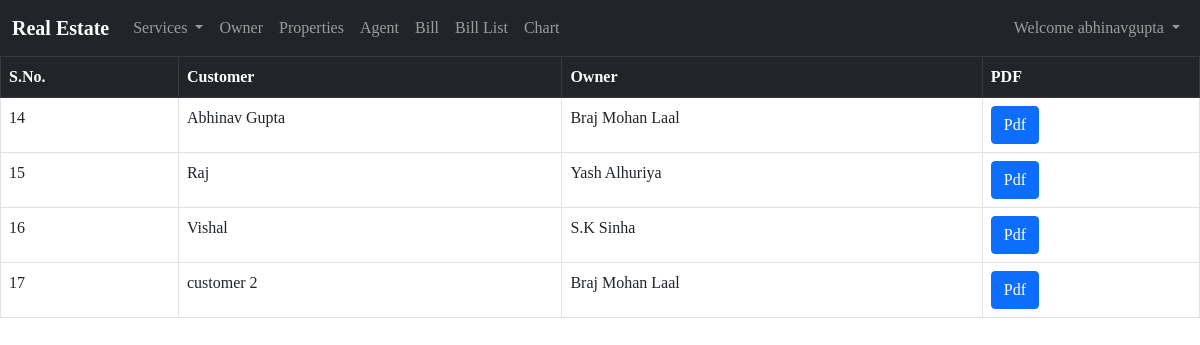
The page /bills_list (signed in) on the database its author committed.
### Home/models.py (models this page shows, shortened)
class Bill(models.Model):
    customer=models.ForeignKey(Customer,on_delete=models.CASCADE)
    property=models.ForeignKey(Property,on_delete=models.CASCADE)
    owner=models.ForeignKey(Owner,on_delete=models.CASCADE)
    amount=models.IntegerField()
    date=models.DateTimeField(default=datetime.now())

class Customer(models.Model):
    name=models.CharField(max_length=100)
    email=models.EmailField(max_length=50,unique = True)
    contact=models.IntegerField()
    address=models.TextField()
    image=models.ImageField(upload_to="media/%Y/%m/%d",null=True,blank=True)
    registration=models.ForeignKey(Registration,on_delete=models.CASCADE,null=True,blank=True)
    def __str__(self):
        return self.name

class Owner(models.Model):
    name=models.CharField(max_length=100)
    email=models.EmailField(max_length=50)
    username=models.CharField(max_length=50,unique = True)
    contact=models.IntegerField()
    password=models.CharField(max_length=50)
    def __str__(self):
        return self.name

### Home/views.py (the view)
# urls.py: path("bills_list",views.BillListView.as_view(),name='bill-list-view'),
class BillListView(ListView):
    model=Bill
    template_name='bill/bill_list.html'

### Home/templates/bill/bill_list.html (shortened to what this page needs)
{% extends 'base.html' %}
{% block body %}
<table class="table table-bordered">
  <thead>
    <tr class="table table-dark">
      <th scope="col">S.No.</th>
      <th scope="col">Customer</th>
      <th scope="col">Owner</th>
      <th scope="col">PDF</th>
    </tr>
  </thead>
  <tbody>
    {% for bill in object_list %}
    <tr>
      <td>{{bill.id}}</td>
      <td>{{bill.customer}}</td>
      <td>{{bill.owner}}</td>
      <td><a href="{% url 'Home:bill-pdf-view' bill.pk %}"><button class="btn btn-primary">Pdf</button></a></td>
    </tr>
    {%endfor%}
  </tbody>
</table>
{% endblock body %}

### templates/base.html (shortened to what this page needs)
<!doctype html>
<html lang="en">
<head>
    <link href="https://cdn.jsdelivr.net/npm/bootstrap@5.0.0/dist/css/bootstrap.min.css" rel="stylesheet"
>
    <link rel="stylesheet" href="https://cdnjs.cloudflare.com/ajax/libs/Chart.js/2.8.0/Chart.min.css" />
</head>
<body>
    <nav class="navbar navbar-expand-lg navbar-dark bg-dark">
        <div class="container-fluid">
            <a class="navbar-brand" href="/"><b>Real Estate</b></a>
            <div class="collapse navbar-collapse" id="navbarSupportedContent">
                <ul class="navbar-nav me-auto mb-2 mb-lg-0">
                    <li class="nav-item dropdown">
                        <a class="nav-link dropdown-toggle" href="/services" id="navbarDropdown" role="button"
                            data-bs-toggle="dropdown" aria-expanded="false">
                            Services
                        </a>
                    </li>
                </ul>
                <li class="nav-item">
                    <a class="nav-link" href="owner">Owner</a>
                </li>
                <li class="nav-item">
                    <a class="nav-link" href="property">Properties</a>
                </li>
                <li class="nav-item">
                    <a class="nav-link" href="agent">Agent</a>
                </li>
                <li class="nav-item">
                    <a class="nav-link" href="bill">Bill</a>
                </li>
                <li class="nav-item">
                    <a class="nav-link" href="bills_list">Bill List</a>
                </li>
                <li class="nav-item">
                    <a class="nav-link" href="chart">Chart</a>
                </li>
            {% if user.is_authenticated %}
            <ul class="navbar-nav">
                <li class="nav-item dropdown">
                  <a class="nav-link dropdown-toggle" href="#" id="navbarDropdown" role="button" data-bs-toggle="dropdown" aria-expanded="false">
                    Welcome {{request.user}}
                  </a>
                </li>
            </ul>
            {% endif %}
            </div>
        </div>
    </nav>
    {% if user.is_authenticated %}
    {% block body %}{% endblock body %}
    {% else %}
    <p>Login/Signup First</p>
    {%endif%}
</body>
</html>

### templates/base.html (style rules this page uses)
a { text-decoration: none; }
body { font-family: 'Brush Script MT', cursive; }

### rows shown on the page
Bill: id "14", customer "Abhinav Gupta", owner "Braj Mohan Laal"
Bill: id "15", customer "Raj", owner "Yash Alhuriya"
Bill: id "16", customer "Vishal", owner "S.K Sinha"
Bill: id "17", customer "customer 2", owner "Braj Mohan Laal"

### other values the page prints
{{ request.user }} "abhinavgupta"
